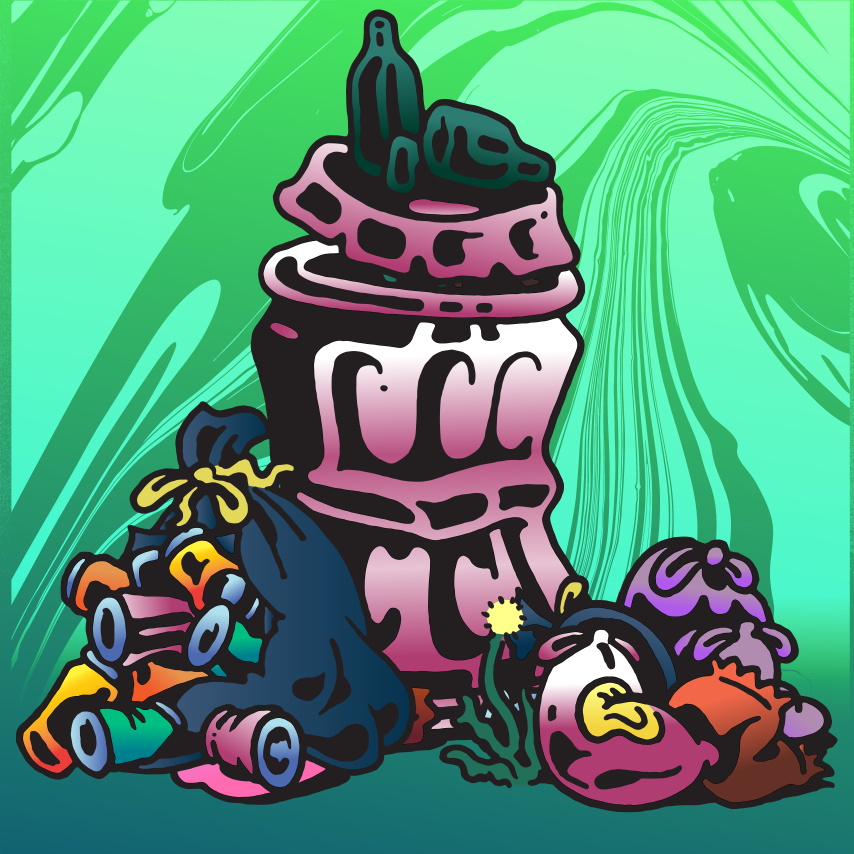
#> input picture gif_generator_folder/trashgang NFT series 1gif5-01.png, 4267 x 4267 px (shown at 1/5 size); its folder holds only this picture in this run
$ python gif_generator.py   (older library calls are emulated)
#> lines starting #> are read from the running program, lines starting #| are printed output that depends on the picture
import imageio
import os
from PIL import Image, ImageSequence

OUTPUT_FILENAME = 'trashgif.gif'
OUTPUT_SIZE = 2000, 2000
FRAME_DURATION = 0.25
SOURCE_FOLDER = 'gif_generator_folder'

def thumbnails(frames, size):
    for frame in frames:
        thumbnail = frame.copy()
        thumbnail.thumbnail(size, Image.ANTIALIAS)
        yield thumbnail

def compile_uncompressed_gif():
    images = []
    for filename in os.listdir(SOURCE_FOLDER):
        images.append(imageio.imread(os.path.join(SOURCE_FOLDER, filename)))
    imageio.mimsave(OUTPUT_FILENAME, images, duration=FRAME_DURATION)

def compress_gif(filename=OUTPUT_FILENAME, size=OUTPUT_SIZE):
#> called with filename = 'trashgif.gif', size = (2000, 2000)
    im = Image.open(filename)
    frames = ImageSequence.Iterator(im)
    frames = thumbnails(frames, size)
    om = next(frames)
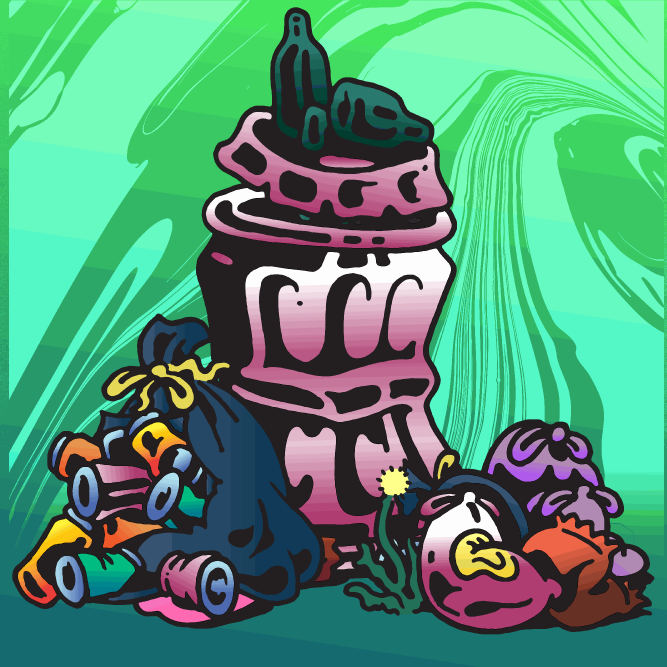
#> om: PIL image 2000x2000 P (shown at 1/3 size); mean R, G, B 81.9, 149.6, 118
    om.info = im.info
#> om.info = 2 items
    om.save(filename, save_all=True, append_images=list(frames), loop=0)

def compile_compressed_gif():
    pass


if __name__ == '__main__':
    compile_uncompressed_gif()
    compress_gif()
